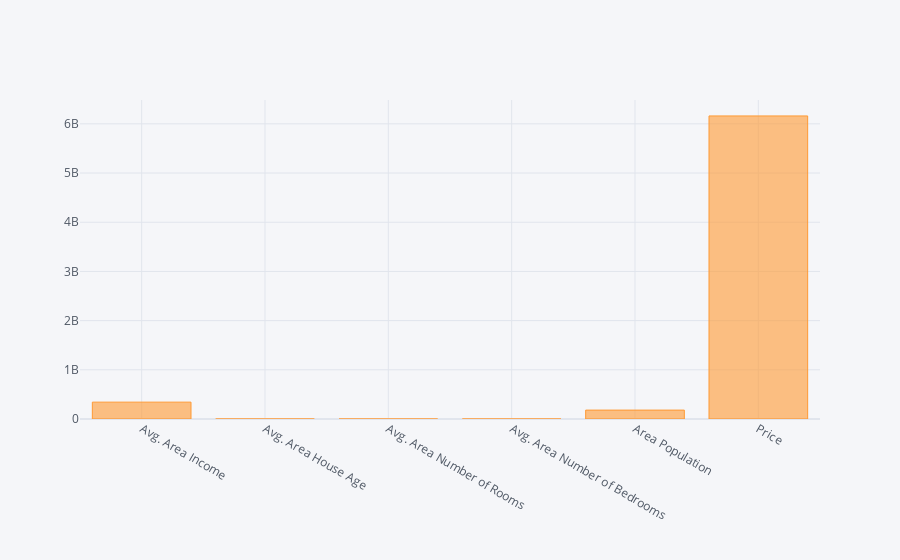

Notebook cell for this chart:
### Code cell
housing.sum(numeric_only=True).iplot(kind='bar')

### Figure 1 — Plotly figure (JSON) as saved in the notebook; plotly's stock layout.template omitted (floating-point values rounded to 4 significant figures)
{"data": [{"marker": {"color": "rgba(255, 153, 51, 0.6)", "line": {"color": "rgba(255, 153, 51, 1.0)", "width": 1}}, "name": "None", "orientation": "v", "text": "", "type": "bar", "x": ["Avg. Area Income", "Avg. Area House Age", "Avg. Area Number of Rooms", "Avg. Area Number of Bedrooms", "Area Population", "Price"], "y": [342900000.0, 29890.0, 34940.0, 19910.0, 180800000.0, 6160000000.0]}], "layout": {"legend": {"bgcolor": "#F5F6F9", "font": {"color": "#4D5663"}}, "paper_bgcolor": "#F5F6F9", "plot_bgcolor": "#F5F6F9", "title": {"font": {"color": "#4D5663"}}, "xaxis": {"gridcolor": "#E1E5ED", "showgrid": true, "tickfont": {"color": "#4D5663"}, "title": {"font": {"color": "#4D5663"}, "text": ""}, "zerolinecolor": "#E1E5ED"}, "yaxis": {"gridcolor": "#E1E5ED", "showgrid": true, "tickfont": {"color": "#4D5663"}, "title": {"font": {"color": "#4D5663"}, "text": ""}, "zerolinecolor": "#E1E5ED"}}}
